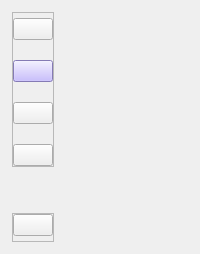
     <widget class="QWidget" name="leftMenuContainer" native="true">
      <layout class="QVBoxLayout" name="verticalLayout">
       <property name="spacing">
        <number>0</number>
       </property>
       <property name="leftMargin">
        <number>3</number>
       </property>
       <property name="topMargin">
        <number>3</number>
       </property>
       <property name="rightMargin">
        <number>3</number>
       </property>
       <property name="bottomMargin">
        <number>3</number>
       </property>
       <item alignment="Qt::AlignLeft">
        <widget class="QWidget" name="leftMenuSubContainer" native="true">
         <layout class="QVBoxLayout" name="verticalLayout_2">
          <item>
           <widget class="QFrame" name="frame_2">
            <property name="sizePolicy">
             <sizepolicy hsizetype="Preferred" vsizetype="Preferred">
              <horstretch>0</horstretch>
              <verstretch>0</verstretch>
             </sizepolicy>
            </property>
            <property name="frameShape">
             <enum>QFrame::StyledPanel</enum>
            </property>
            <property name="frameShadow">
             <enum>QFrame::Raised</enum>
            </property>
            <layout class="QVBoxLayout" name="verticalLayout_4">
             <property name="spacing">
              <number>20</number>
             </property>
             <property name="leftMargin">
              <number>0</number>
             </property>
             <property name="topMargin">
              <number>5</number>
             </property>
             <property name="rightMargin">
              <number>0</number>
             </property>
             <property name="bottomMargin">
              <number>0</number>
             </property>
             <item>
              <widget class="QPushButton" name="homeBtn">
               <property name="toolTip">
                <string>Home</string>
               </property>
               <property name="styleSheet">
                <string notr="true"/>
               </property>
               <property name="text">
                <string/>
               </property>
               <property name="icon">
                <iconset resource="QSS/QSS_Resources.qrc">
                 <normaloff>:/icons/Icons/home.png</normaloff>:/icons/Icons/home.png</iconset>
               </property>
               <property name="iconSize">
                <size>
                 <width>32</width>
                 <height>32</height>
                </size>
               </property>
              </widget>
             </item>
             <item>
              <widget class="QPushButton" name="fileBtn">
               <property name="toolTip">
                <string>File Explorer</string>
               </property>
               <property name="styleSheet">
                <string notr="true">background-color: #baacfd;</string>
               </property>
               <property name="text">
                <string/>
               </property>
               <property name="icon">
                <iconset resource="QSS/QSS_Resources.qrc">
                 <normaloff>:/icons/Icons/folder.png</normaloff>:/icons/Icons/folder.png</iconset>
               </property>
               <property name="iconSize">
                <size>
                 <width>32</width>
                 <height>32</height>
                </size>
               </property>
              </widget>
             </item>
             <item>
              <widget class="QPushButton" name="searchBtn">
               <property name="toolTip">
                <string>Search</string>
               </property>
               <property name="text">
                <string/>
               </property>
               <property name="icon">
                <iconset resource="QSS/QSS_Resources.qrc">
                 <normaloff>:/icons/Icons/search.png</normaloff>:/icons/Icons/search.png</iconset>
               </property>
               <property name="iconSize">
                <size>
                 <width>32</width>
                 <height>32</height>
                </size>
               </property>
              </widget>
             </item>
             <item>
              <widget class="QPushButton" name="aiBtn">
               <property name="toolTip">
                <string>AI Assistant</string>
               </property>
               <property name="text">
                <string/>
               </property>
               <property name="icon">
                <iconset resource="QSS/QSS_Resources.qrc">
                 <normaloff>:/icons/Icons/codesandbox.png</normaloff>:/icons/Icons/codesandbox.png</iconset>
               </property>
               <property name="iconSize">
                <size>
                 <width>32</width>
                 <height>32</height>
                </size>
               </property>
              </widget>
             </item>
            </layout>
           </widget>
          </item>
          <item>
           <spacer name="verticalSpacer">
            <property name="orientation">
             <enum>Qt::Vertical</enum>
            </property>
            <property name="sizeHint" stdset="0">
             <size>
              <width>20</width>
              <height>40</height>
             </size>
            </property>
           </spacer>
          </item>
          <item alignment="Qt::AlignBottom">
           <widget class="QFrame" name="frame_3">
            <property name="frameShape">
             <enum>QFrame::StyledPanel</enum>
            </property>
            <property name="frameShadow">
             <enum>QFrame::Raised</enum>
            </property>
            <layout class="QVBoxLayout" name="verticalLayout_5">
             <property name="spacing">
              <number>0</number>
             </property>
             <property name="leftMargin">
              <number>0</number>
             </property>
             <property name="topMargin">
              <number>0</number>
             </property>
             <property name="rightMargin">
              <number>0</number>
             </property>
             <property name="bottomMargin">
              <number>5</number>
             </property>
             <item>
              <widget class="QPushButton" name="settingsBtn">
               <property name="toolTip">
                <string>Settings</string>
               </property>
               <property name="text">
                <string/>
               </property>
               <property name="icon">
                <iconset resource="QSS/QSS_Resources.qrc">
                 <normaloff>:/icons/Icons/settings.png</normaloff>:/icons/Icons/settings.png</iconset>
               </property>
               <property name="iconSize">
                <size>
                 <width>32</width>
                 <height>32</height>
                </size>
               </property>
              </widget>
             </item>
            </layout>
           </widget>
          </item>
         </layout>
        </widget>
       </item>
      </layout>
     </widget>
